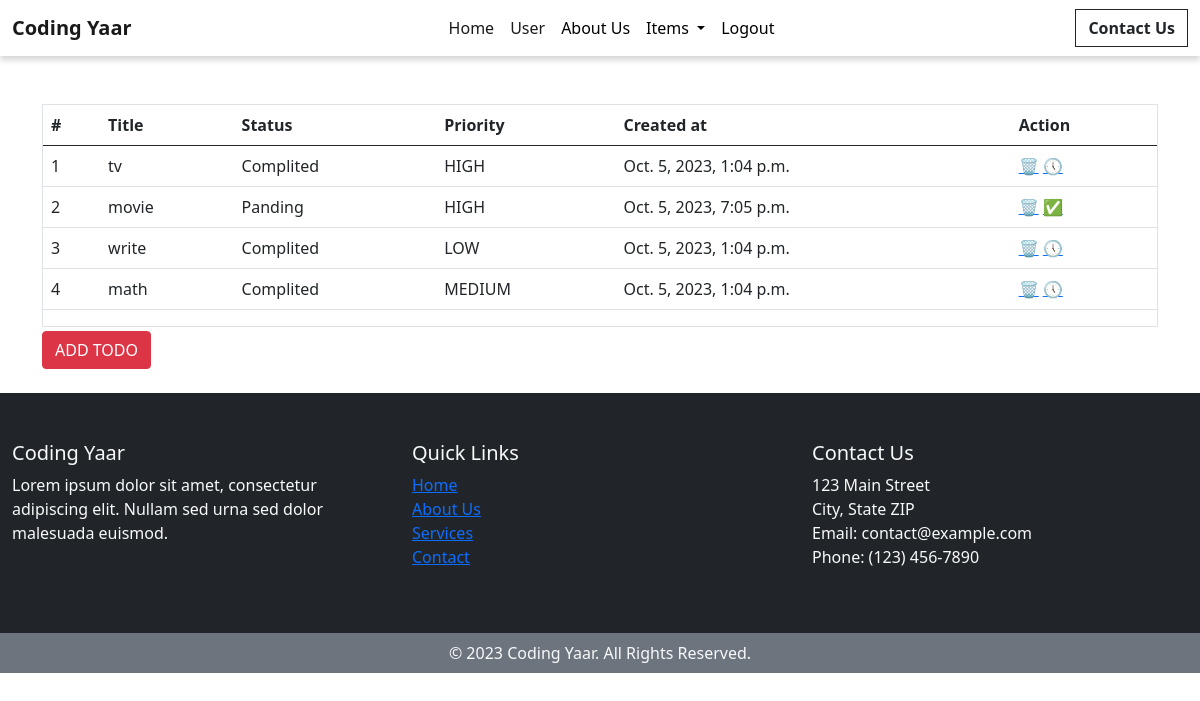
The app's page /user/todo/ (signed in) with its own data.
### todo/models.py (models this page shows, shortened)
class TodoItem(models.Model):
    PRIORITY_CHOICES = [
        ('LOW', 'Low'),
        ('MEDIUM', 'Medium'),
        ('HIGH', 'High'),
    ]
    title = models.CharField(max_length=200)
    completed = models.BooleanField(default=False)
    priority = models.CharField(max_length=10, choices=PRIORITY_CHOICES, default='MEDIUM')
    created_at = models.DateTimeField(default=timezone.now)
    user = models.ForeignKey(User, on_delete=models.CASCADE)

### todo/views.py (the view)
# urls.py: path('',views.todo,name='todo'),
@login_required(login_url='login')
def todo(request):
    user=request.user
    todos = TodoItem.objects.filter(user=user)
    form = TodoItemForm()
    return render(request, 'todo/todo.html', context={'form': form,'todos':todos})

### templates/todo/todo.html
{% extends 'base.html' %} {% block title %}Home{% endblock title %}
{% block body %}
<div>
  <div class="container mt-5">
      {% if todos|length != 0 %}
    <div class="row  p-0 mt-4">
      <div class="col">
        <div class="border">
          <div>
            <table class="table">
              <thead>
                <tr>
                  <th>#</th>
                  <th>Title</th>
                  <th>Status</th>
                  <th>Priority</th>
                  <th>Created at</th>
                  <th>Action</th>
                </tr>
              </thead>
              <tbody>
                {% for todo in todos|dictsort:"priority" %}
                <tr>
                  <td>{{forloop.counter}}</td>
                  <td>{{todo.title}}</td>
                  {% if todo.completed %}
                  <td>Complited</td>
                  {% else %}
                  <td>Panding</td>
                  {% endif %}
                  <td>{{todo.priority}}</td>
                  <td>{{todo.created_at}}</td>
                  <td>
                    <a href="{% url 'delete_todo' todo.id %}" title="delete" class="">🗑️</a>
                  {% if todo.completed == False %}
                  <a href="{% url 'change_todo' todo.id 1%}" title="Mark Complited">✅</a>
                  {% else %}
                  <a href="{% url 'change_todo' todo.id 0%}" title="Mark Panding">🕔</a>
                </td>
                  {% endif %}
                </tr>
                {% endfor %}
              </tbody>
            </table>
          </div>
        </div>
      </div>
    </div>
    {% endif %}
    <a href="{% url "add_todo" %}"  class="btn btn-danger mt-1">ADD TODO</a>
  </div>
</div>
<br />
{% endblock body %}

### templates/base.html (shortened to what this page needs)
{% load static %}
<!doctype html>
<html lang="en">
  <head>
    <link href="https://cdn.jsdelivr.net/npm/bootstrap@5.0.2/dist/css/bootstrap.min.css" rel="stylesheet">
    <link rel="stylesheet" href="{% static 'base.css' %}">
  </head>
<body>
    <nav class="navbar navbar-expand-lg navbar-light sticky-top">
        <div class="container-fluid">
          <a class="navbar-brand fw-bold" href="/">Coding Yaar</a>
          <div class="collapse navbar-collapse" id="navbarSupportedContent">
            <ul class="navbar-nav mx-auto mb-2 mb-lg-0">
              <li class="nav-item">
                <a class="nav-link active" aria-current="page" href="/">Home</a>
              </li>
              {% if request.user.is_staff %}
                <li class="nav-item">
                  <a class="nav-link active" aria-current="page" href="/user">User</a>
                </li>
              {% endif %}
              <li class="nav-item">
                <a class="nav-link" href="/about">About Us</a>
              </li>
              <li class="nav-item dropdown">
                <a class="nav-link dropdown-toggle" href="#" id="navbarDropdown" role="button" data-bs-toggle="dropdown" aria-expanded="false">
                  Items
                </a>
              </li>
              {% if user.is_authenticated %}
              <li class="nav-item">
                  <a class="nav-link" href="/logout">Logout</a>
              </li>
          {% endif %}
            </ul>
            <a href="/contact" class="btn btn-outline-dark fw-bold" role="button">Contact Us</a>
          </div>
        </div>
      </nav>
    {% block body %}
    {% endblock body %}
    <div class="container-fluid bg-dark text-light">
        <div class="row py-5">
            <div class="col-lg-4 col-md-6">
                <h5>Coding Yaar</h5>
                <p>Lorem ipsum dolor sit amet, consectetur adipiscing elit. Nullam sed urna sed dolor malesuada euismod.</p>
            </div>
            <div class="col-lg-4 col-md-6">
                <h5>Quick Links</h5>
                <ul class="list-unstyled">
                    <li><a href="/">Home</a></li>
                    <li><a href="/about">About Us</a></li>
                    <li><a href="/items">Services</a></li>
                    <li><a href="/contact">Contact</a></li>
                </ul>
            </div>
            <div class="col-lg-4">
                <h5>Contact Us</h5>
                <address>
                    123 Main Street<br>
                    City, State ZIP<br>
                    Email: contact@example.com<br>
                    Phone: (123) 456-7890
                </address>
            </div>
        </div>
        <div class="row bg-secondary py-2">
            <div class="col text-center">
                &copy; 2023 Coding Yaar. All Rights Reserved.
            </div>
        </div>
    </div>
  </body>
</html>

### static/base.css (style rules this page uses)
.navbar { background: #fff; box-shadow: 0 4px 6px rgba(22, 22, 26, 0.18); }
.navbar .navbar-nav .nav-link { color: #000; }
.btn-outline-dark { border-radius: 0; }

### records on screen
TodoItem: title "tv", completed "Complited", priority "HIGH", created_at "Oct. 5, 2023, 1:04 p.m."
TodoItem: title "movie", completed "Panding", priority "HIGH", created_at "Oct. 5, 2023, 7:05 p.m."
TodoItem: title "write", completed "Complited", priority "LOW", created_at "Oct. 5, 2023, 1:04 p.m."
TodoItem: title "math", completed "Complited", priority "MEDIUM", created_at "Oct. 5, 2023, 1:04 p.m."
